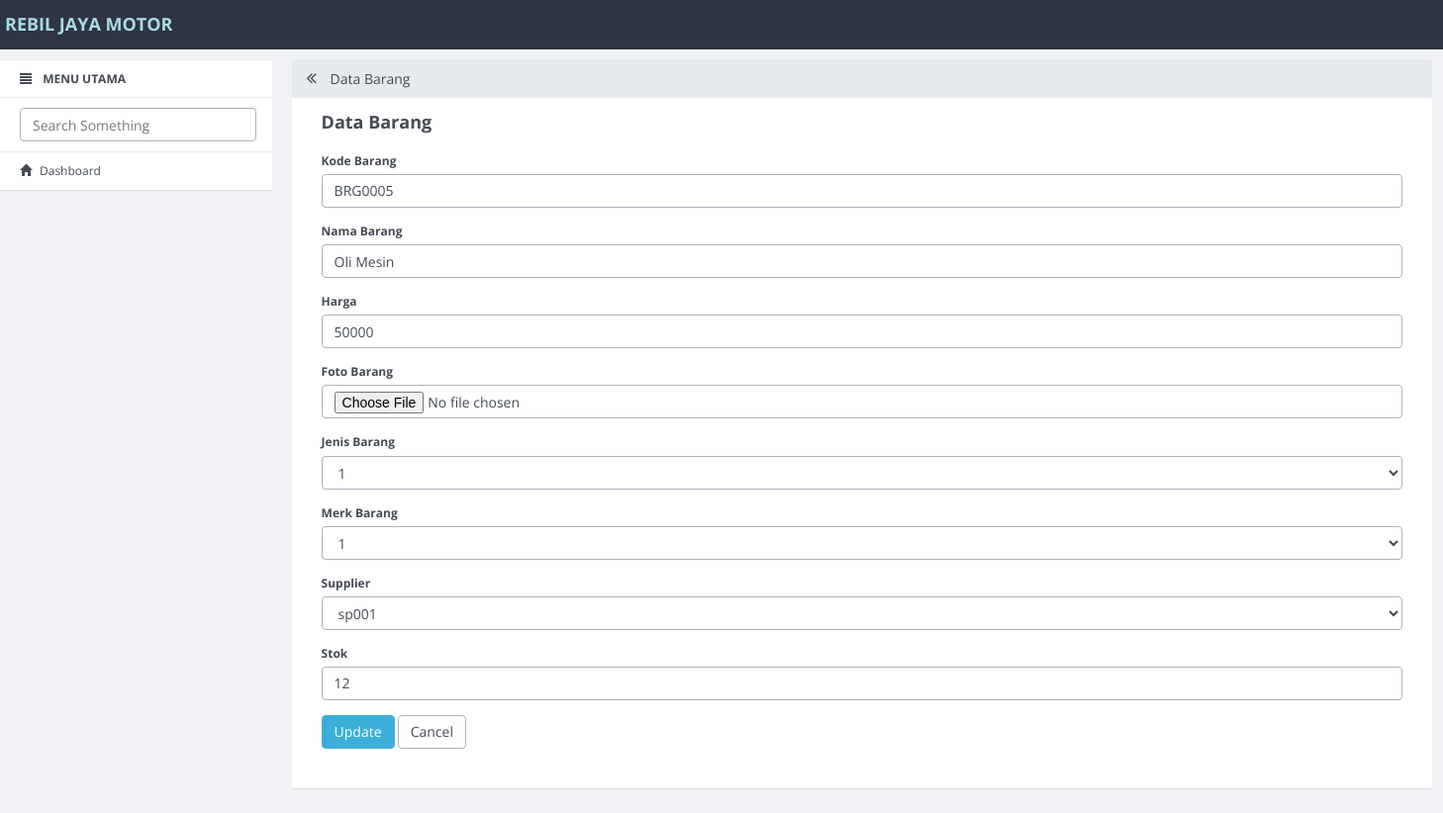
The page /barang/update/5.html on the database its author committed.
### tables this page shows
CREATE TABLE `barang` (
  `id_barang` int(11) NOT NULL,
  `kode_barang` varchar(10) DEFAULT NULL,
  `nama_barang` varchar(50) DEFAULT NULL,
  `harga` int(11) DEFAULT NULL,
  `stok` int(5) DEFAULT NULL,
  `foto_barang` varchar(100) DEFAULT NULL,
  `id_jenis` int(11) DEFAULT NULL,
  `id_merk` int(11) DEFAULT NULL,
  `kode_supplier` varchar(10) DEFAULT NULL
);

### application/controllers/Barang.php (called while the page is built, shortened)
<?php
class Barang extends CI_Controller
{
    function __construct()
    {
        $this->load->model('Barang_model');
        $this->load->model('No_urut');
        $this->load->library('form_validation');
    }
    public function update($id)
    {
        $row = $this->Barang_model->get_by_id($id);
        if ($row) {
            $data = array(
                'button' => 'Update',
                'action' => site_url('barang/update_action'),
		'id_barang' => set_value('id_barang', $row->id_barang),
		'kode_barang' => set_value('kode_barang', $row->kode_barang),
		'nama_barang' => set_value('nama_barang', $row->nama_barang),
		'harga' => set_value('harga', $row->harga),
        'stok' => set_value('stok', $row->stok),
        'id_jenis' => set_value('id_jenis', $row->id_jenis),
        'id_merk' => set_value('id_merk', $row->id_merk),
		'kode_supplier' => set_value('kode_supplier', $row->kode_supplier),
        'konten' => 'barang/barang_form',
            'judul' => 'Data Barang',
	    );
            $this->load->view('v_index', $data);
        } else {
            $this->session->set_flashdata('message', 'Record Not Found');
            redirect(site_url('barang'));
        }
    }
}

### index.php (called while the page is built, shortened)
<?php
require_once BASEPATH.'core/CodeIgniter.php';

### application/models/Barang_model.php (called while the page is built, shortened)
<?php
class Barang_model extends CI_Model
{
    public $table = 'barang';
    public $id = 'id_barang';
    function get_by_id($id)
    {
        $this->db->where($this->id, $id);
        return $this->db->get($this->table)->row();
    }
}

### application/views/barang/barang_form.php (the view, shortened to what this page needs)
<form action="<?php echo $action; ?>" method="post" enctype="multipart/form-data">
        <div class="form-group">
            <label for="varchar">Kode Barang <?php echo form_error('kode_barang') ?></label>
            <input type="text" class="form-control" name="kode_barang" id="kode_barang" placeholder="Kode Barang" value="<?php echo $kode_barang; ?>" />
        </div>
        <div class="form-group">
            <label for="varchar">Nama Barang <?php echo form_error('nama_barang') ?></label>
            <input type="text" class="form-control" name="nama_barang" id="nama_barang" placeholder="Nama Barang" value="<?php echo $nama_barang; ?>" />
        </div>
        <div class="form-group">
            <label for="int">Harga <?php echo form_error('harga') ?></label>
            <input type="text" class="form-control" name="harga" id="harga" placeholder="Harga" value="<?php echo $harga; ?>" />
        </div>
        <div class="form-group">
            <label for="int">Foto Barang </label>
            <input type="file" class="form-control" name="foto_barang" />
        </div>
        <div class="form-group">
            <label for="int">Jenis Barang </label>
            <select name="id_jenis" class="form-control">
                <option value="<?php echo $id_jenis ?>"><?php echo $id_jenis ?></option>
            </select>
        </div>
        <div class="form-group">
            <label for="int">Merk Barang </label>
            <select name="id_merk" class="form-control">
                <option value="<?php echo $id_merk ?>"><?php echo $id_merk ?></option>
            </select>
        </div>
        <div class="form-group">
            <label for="int">Supplier </label>
            <select name="kode_supplier" class="form-control">
                <option value="<?php echo $kode_supplier ?>"><?php echo $kode_supplier ?></option>
            </select>
        </div>
        <div class="form-group">
            <label for="int">Stok <?php echo form_error('stok') ?></label>
            <input type="text" class="form-control" name="stok" id="stok" placeholder="Stok" value="<?php echo $stok; ?>" />
        </div>
        <button type="submit" class="btn btn-primary"><?php echo $button ?></button>
        <a href="<?php echo site_url('barang') ?>" class="btn btn-default">Cancel</a>
    </form>

### rows shown on the page
barang: kode_barang "BRG0005", nama_barang "Oli Mesin", harga "50000", id_jenis "1", id_merk "1", kode_supplier "sp001", stok "12"

### other values the page prints
$judul "Data Barang"
$button "Update"
